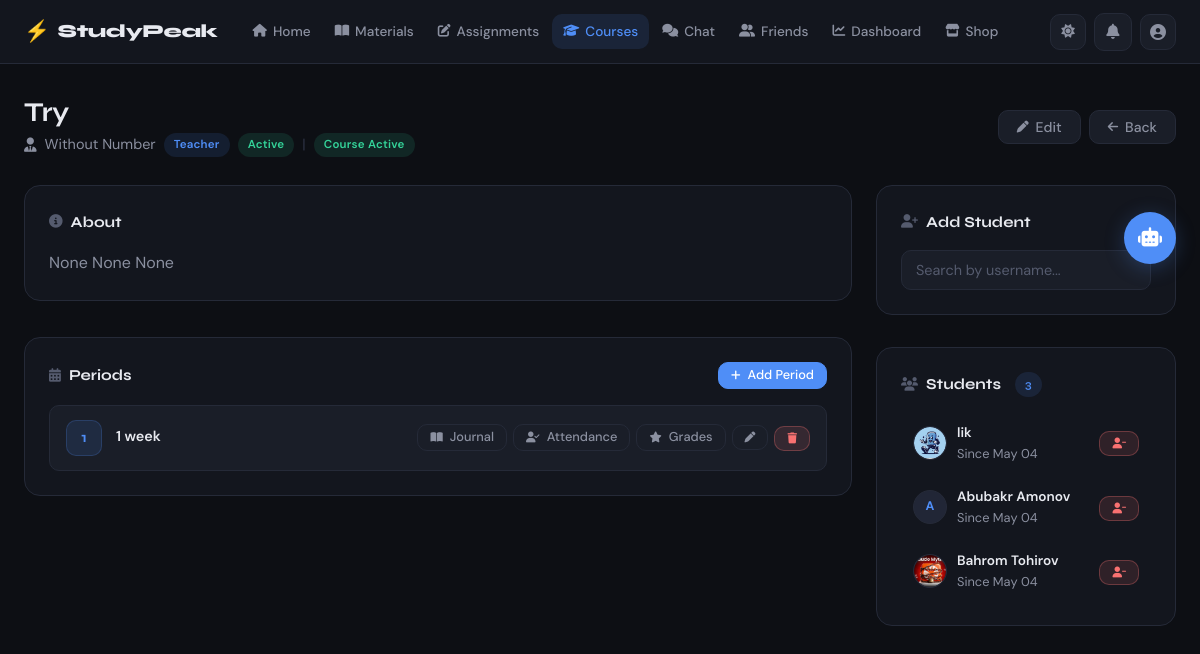
The page /crm/1/ (signed in) on the database its author committed.
### crm/models.py (models this page shows, shortened)
class Course(models.Model):
    name = models.CharField(max_length=200)
    description = models.TextField(null=True, blank=True)
    teacher = models.ForeignKey(UserModel, on_delete=models.CASCADE, related_name='courses')
    students = models.ManyToManyField(UserModel, through='Enrollment', related_name='enrolled_courses')
    is_active = models.BooleanField(default=True)
    created_at = models.DateTimeField(auto_now_add=True)

class CoursePeriod(models.Model):
    course = models.ForeignKey(Course, on_delete=models.CASCADE, related_name='periods')
    name = models.CharField(max_length=100)
    order = models.PositiveIntegerField(default=1)
    start_date = models.DateField(null=True, blank=True)
    end_date = models.DateField(null=True, blank=True)
    class Meta:
        ordering = ['order']

class Enrollment(models.Model):
    PENDING = 'pending'
    APPROVED = 'approved'
    REJECTED = 'rejected'
    STATUS_CHOICES = [
        (PENDING, 'Pending'),
        (APPROVED, 'Approved'),
        (REJECTED, 'Rejected'),
    ]
    STUDENT_REQUEST = 'student_request'
    ADMIN_INVITE = 'admin_invite'
    TYPE_CHOICES = [
        (STUDENT_REQUEST, 'Student Request'),
        (ADMIN_INVITE, 'Admin Invite'),
    ]
    student = models.ForeignKey(UserModel, on_delete=models.CASCADE, related_name='enrollments')
    course = models.ForeignKey(Course, on_delete=models.CASCADE, related_name='enrollments')
    type = models.CharField(max_length=20, choices=TYPE_CHOICES, default=STUDENT_REQUEST)
    status = models.CharField(max_length=10, choices=STATUS_CHOICES, default=PENDING)
    enrolled_at = models.DateTimeField(auto_now_add=True)
    class Meta:
        unique_together = ('student', 'course')

### accounts/models.py (models this page shows, shortened)
class UserModel(AbstractUser):
    STUDENT = 'student'
    TEACHER = 'teacher'
    ADMIN = 'admin'
    ROLE_CHOICES = [
        (STUDENT, 'Student'),
        (TEACHER, 'Teacher'),
        (ADMIN, 'Admin'),
    ]
    email = models.EmailField(unique=True)
    role = models.CharField(max_length=10, choices=ROLE_CHOICES, default=STUDENT)
    is_verified = models.BooleanField(default=False)
    otp_code = models.CharField(max_length=6, null=True, blank=True)
    otp_created_at = models.DateTimeField(null=True, blank=True)
    reset_token = models.CharField(max_length=100, null=True, blank=True)
    deleted_at = models.DateTimeField(null=True, blank=True)
    REQUIRED_FIELDS = ['email', 'role']
    @property
    def is_student(self):
        return self.role == self.STUDENT
    @property
    def is_teacher(self):
        return self.role == self.TEACHER
    @property
    def is_admin_role(self):
        return self.role == self.ADMIN

class Profile(models.Model):
    ACTIVE = 'active'
    BUSY = 'busy'
    AWAY = 'away'
    OFFLINE = 'offline'
    STATUS_CHOICES = [
        (ACTIVE, 'Active'),
        (BUSY, 'Busy'),
        (AWAY, 'Away'),
        (OFFLINE, 'Offline'),
    ]
    user = models.OneToOneField(UserModel, on_delete=models.CASCADE, related_name='profile')
    avatar = models.ImageField(upload_to='avatars/', null=True, blank=True)
    bio = models.TextField(null=True, blank=True)
    status = models.CharField(max_length=10, choices=STATUS_CHOICES, default=OFFLINE)
    phone = models.CharField(max_length=20, null=True, blank=True)
    coins = models.PositiveIntegerField(default=0)
    post_text = models.TextField(null=True, blank=True)
    created_at = models.DateTimeField(auto_now_add=True)
    updated_at = models.DateTimeField(auto_now=True)

### crm/views.py (the view)
# urls.py: path('<int:course_id>/', CourseDetailView.as_view(), name='course_detail'),
class CourseDetailView(SessionLoginRequiredMixin, View):
    def get(self, request, course_id):
        user = get_current_user(request)
        course = get_object_or_404(Course, id=course_id)
        if user.is_student:
            enrollment = Enrollment.objects.filter(student=user, course=course).first()
            if not enrollment or enrollment.status != Enrollment.APPROVED:
                messages.error(request, 'You are not enrolled in this course.')
                return redirect('course_list')
        periods = course.periods.all()
        enrollments = course.enrollments.filter(status=Enrollment.APPROVED).select_related('student')
        pending = course.enrollments.filter(status=Enrollment.PENDING).select_related('student')
        pending_admin_invitation = CourseAdminInvitation.objects.filter(
            course=course,
            status=CourseAdminInvitation.PENDING
        ).select_related('receiver', 'sender').first()
        my_admin_invitation = CourseAdminInvitation.objects.filter(
            course=course,
            receiver=user,
            status=CourseAdminInvitation.PENDING
        ).first()
        return render(request, 'crm/course_detail.html', {
            'course': course,
            'periods': periods,
            'enrollments': enrollments,
            'pending': pending,
            'user': user,
            'pending_admin_invitation': pending_admin_invitation,
            'my_admin_invitation': my_admin_invitation,
        })

### templates/crm/course_detail.html (shortened to what this page needs)
{% extends 'base.html' %}
{% load static %}
{% block nav_crm %}active{% endblock %}
{% block extra_css %}
<link rel="stylesheet" href="{% static 'css/crm.css' %}">
<link rel="stylesheet" href="{% static 'css/chat.css' %}">
{% endblock %}
{% block content %}
<div class="container">
    <div class="page-header">
        <div>
            <h1 class="page-title">{{ course.name }}</h1>
            <p class="page-subtitle" style="display:flex; align-items:center; gap:8px; flex-wrap:wrap;">
                <i class="fa-solid fa-user-tie"></i> {{ course.teacher.username }}
                <span class="badge {% if course.teacher.is_admin_role %}badge-yellow{% elif course.teacher.is_teacher %}badge-blue{% else %}badge-gray{% endif %}">
                    {% if course.teacher.is_admin_role %}Admin{% elif course.teacher.is_teacher %}Teacher{% else %}Student{% endif %}
                </span>
                {% if course.teacher.profile.status == 'active' %}
                    <span class="badge badge-green">Active</span>
                {% elif course.teacher.profile.status == 'busy' %}
                    <span class="badge badge-red">Busy</span>
                {% elif course.teacher.profile.status == 'away' %}
                    <span class="badge badge-yellow">Away</span>
                {% else %}
                    <span class="badge badge-gray">Offline</span>
                {% endif %}
                <span style="color:var(--border-2);">|</span>
                {% if course.is_active %}
                    <span class="badge badge-green">Course Active</span>
                {% else %}
                    <span class="badge badge-gray">Course Inactive</span>
                {% endif %}
            </p>
        </div>
        <div class="flex gap-8">
            {% if user.is_teacher and course.teacher == user or user.is_admin_role %}
            <a href="{% url 'course_update' course.id %}" class="btn btn-secondary">
                <i class="fa-solid fa-pen"></i> Edit
            </a>
            {% endif %}
            <a href="{% url 'course_list' %}" class="btn btn-secondary">
                <i class="fa-solid fa-arrow-left"></i> Back
            </a>
        </div>
    </div>
    <div class="course-detail-grid">
        <div class="course-detail-main">
            {% if course.description %}
            <div class="card mb-16">
                <div class="card-title">
                    <i class="fa-solid fa-circle-info"></i> About
                </div>
                <p class="text-muted">{{ course.description }}</p>
            </div>
            {% endif %}
            <div class="card mb-16">
                <div class="flex-between mb-16">
                    <div class="card-title" style="margin-bottom:0">
                        <i class="fa-solid fa-calendar-days"></i> Periods
                    </div>
                    {% if user.is_teacher and course.teacher == user or user.is_admin_role %}
                    <a href="{% url 'period_create' course.id %}" class="btn btn-primary btn-sm">
                        <i class="fa-solid fa-plus"></i> Add Period
                    </a>
                    {% endif %}
                </div>
                {% if periods %}
                <div class="period-list">
                    {% for period in periods %}
                    <div class="period-item">
                        <div class="period-item-left">
                            <div class="period-number">{{ period.order }}</div>
                            <div class="period-info">
                                <p class="period-name">{{ period.name }}</p>
                            </div>
                        </div>
                        <div class="period-actions flex gap-8">
                            {% if user.is_teacher and course.teacher == user or user.is_admin_role %}
                            <a href="{% url 'weekly_journal' period.id %}" class="btn btn-secondary btn-sm">
                                <i class="fa-solid fa-book-open"></i> Journal
                            </a>
                            <a href="{% url 'attendance' period.id %}" class="btn btn-secondary btn-sm">
                                <i class="fa-solid fa-user-check"></i> Attendance
                            </a>
                            <a href="{% url 'grade_list' period.id %}" class="btn btn-secondary btn-sm">
                                <i class="fa-solid fa-star"></i> Grades
                            </a>
                            <a href="{% url 'period_update' period.id %}" class="btn btn-secondary btn-sm">
                                <i class="fa-solid fa-pen"></i>
                            </a>
                            <form method="post" action="{% url 'period_delete' period.id %}">
                                <button
                                    class="btn btn-danger btn-sm"
                                    onclick="return confirm('Delete period {{ period.name }}?')"
                                >
                                    <i class="fa-solid fa-trash"></i>
                                </button>
                            </form>
                            {% endif %}
                        </div>
                    </div>
                    {% endfor %}
                </div>
                {% endif %}
            </div>
        </div>
        <div class="course-detail-side">
            {% if user.is_teacher and course.teacher == user or user.is_admin_role %}
            <div class="card mb-16" style="overflow: visible;">
                <div class="card-title">
                    <i class="fa-solid fa-user-plus"></i> Add Student
                </div>
                <div style="position: relative;">
                    <input
                        type="text"
                        id="studentSearch"
                        class="form-input"
                        placeholder="Search by username..."
                        autocomplete="off"
                    >
                </div>
            </div>
            {% endif %}
            <div class="card">
                <div class="card-title">
                    <i class="fa-solid fa-users"></i> Students
                    <span class="badge badge-blue" style="margin-left:6px">{{ enrollments|length }}</span>
                </div>
                {% if enrollments %}
                <div class="student-list">
                    {% for enrollment in enrollments %}
                    <div class="student-item">
                        <div class="student-avatar">
                            {% if enrollment.student.profile.avatar %}
                                <img src="{{ enrollment.student.profile.avatar.url }}" alt="{{ enrollment.student.username }}">
                            {% else %}
                                <span>{{ enrollment.student.username|first|upper }}</span>
                            {% endif %}
                        </div>
                        <div class="student-info">
                            <p class="student-name">{{ enrollment.student.username }}</p>
                            <p class="text-sm text-muted">Since {{ enrollment.enrolled_at|date:"M d" }}</p>
                        </div>
                        {% if user.is_teacher and course.teacher == user or user.is_admin_role %}
                        <form method="post" action="{% url 'enroll_remove' enrollment.id %}">
                            <button
                                class="btn btn-danger btn-sm"
                                onclick="return confirm('Remove {{ enrollment.student.username }}?')"
                                title="Remove"
                            >
                                <i class="fa-solid fa-user-minus"></i>
                            </button>
                        </form>
                        {% endif %}
                    </div>
                    {% endfor %}
                </div>
                {% else %}
                <div class="empty-state">
                    <i class="fa-solid fa-user-slash"></i>
                    <p>No students enrolled</p>
                </div>
                {% endif %}
            </div>
        </div>
    </div>
</div>
{% endblock %}

### rows shown on the page
Course: name "Try", teacher.username "Without Number", description "None None None"
CoursePeriod: order "1", name "1 week"
Enrollment: student.profile.avatar (picture), student.username "lik", enrolled_at "May 04"
Enrollment: student.username|first "A", student.username "Abubakr Amonov", enrolled_at "May 04"
Enrollment: student.profile.avatar (picture), student.username "Bahrom Tohirov", enrolled_at "May 04"

### other values the page prints
{{ enrollments|length }} "3"
